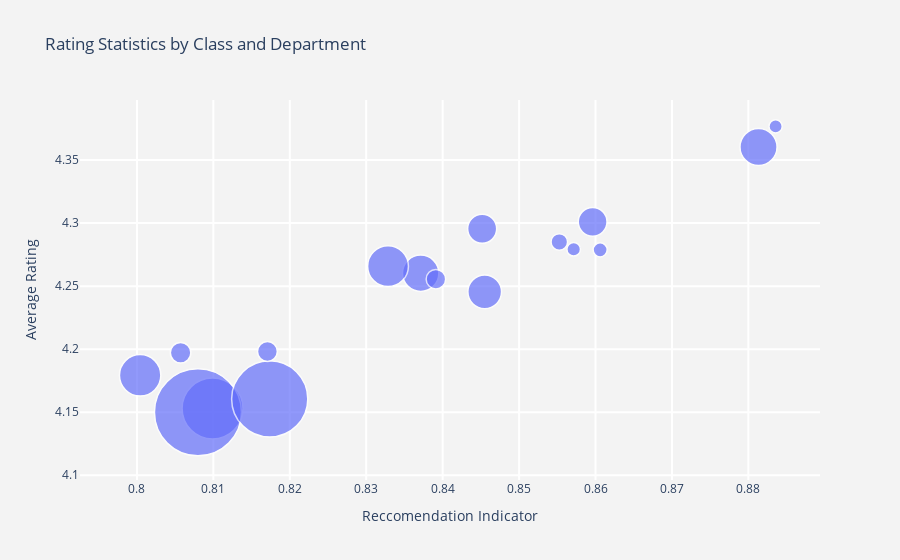

This figure's notebook cell:
### Code cell
import plotly.graph_objects as go
fig = go.Figure()
size = [20, 40, 60, 80, 100, 80, 60, 40, 20, 40]
fig = go.Figure(data=[go.Scatter(
    x=a['Rec'],
    y=a['Rating_mean'],
    text=a['Class_Name'],
    mode='markers',
    marker=dict(
        size=a['Rating_count'],
        sizemode='area',
        sizeref=2.*max(size)/(60.*2),
        sizemin=4,line_width=1.5
    )
)])

fig.update_layout(
    title='Rating Statistics by Class and Department',
    xaxis=dict(
        title='Reccomendation Indicator',
        gridcolor='white',
        gridwidth=2,
    ),
    yaxis=dict(
        title='Average Rating',
        gridcolor='white',
        gridwidth=2,
    ),
    paper_bgcolor='rgb(243, 243, 243)',
    plot_bgcolor='rgb(243, 243, 243)',
)
fig.show()

### Figure 1 — Plotly figure (JSON) as saved in the notebook; plotly's stock layout.template omitted (floating-point values rounded to 4 significant figures)
{"data": [{"marker": {"line": {"width": 1.5}, "size": [3093, 6312, 1099, 154, 704, 1146, 4835, 146, 165, 691, 328, 1388, 317, 945, 228, 1428, 350], "sizemin": 4, "sizemode": "area", "sizeref": 1.667}, "mode": "markers", "text": ["Blouses", "Dresses", "Fine gauge", "Intimates", "Jackets", "Jeans", "Knits", "Layering", "Legwear", "Lounge", "Outerwear", "Pants", "Shorts", "Skirts", "Sleep", "Sweaters", "Swim"], "type": "scatter", "x": [0.8099, 0.808, 0.8371, 0.8571, 0.8452, 0.8813, 0.8174, 0.8836, 0.8606, 0.8596, 0.8171, 0.8329, 0.8391, 0.8455, 0.8553, 0.8004, 0.8057], "y": [4.153, 4.15, 4.26, 4.279, 4.295, 4.36, 4.16, 4.377, 4.279, 4.301, 4.198, 4.266, 4.256, 4.246, 4.285, 4.179, 4.197]}], "layout": {"autosize": true, "paper_bgcolor": "rgb(243, 243, 243)", "plot_bgcolor": "rgb(243, 243, 243)", "title": {"text": "Rating Statistics by Class and Department"}, "xaxis": {"autorange": true, "gridcolor": "white", "gridwidth": 2, "range": [0.7925, 0.8894], "title": {"text": "Reccomendation Indicator"}, "type": "linear"}, "yaxis": {"autorange": true, "gridcolor": "white", "gridwidth": 2, "range": [4.074, 4.402], "title": {"text": "Average Rating"}, "type": "linear"}}}
